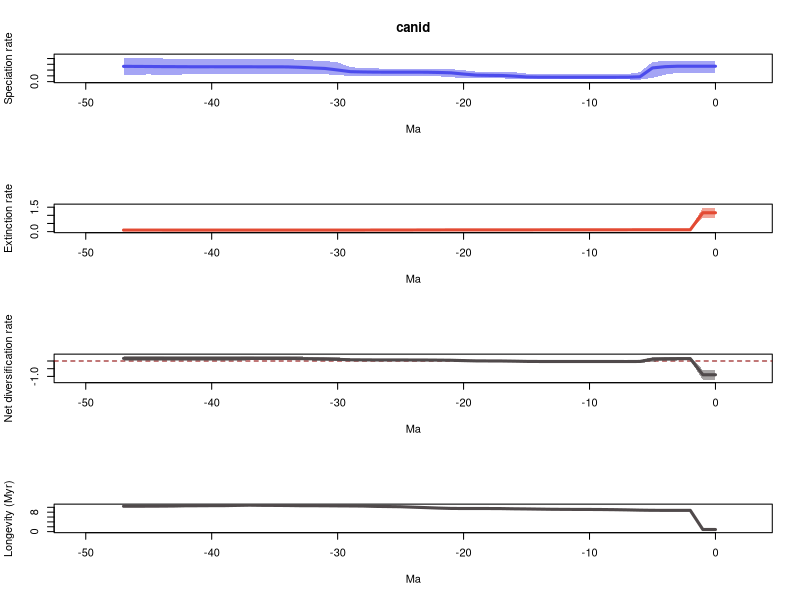

Source code (R):
# 1 files combined:
# 	/home/eeb177-student/Desktop/eeb-177/mehdi-lab/exercise-9/longer-pyrate-run/pyrate_mcmc_logs/canid_occ_1_marginal_rates.log

# 95% HPDs calculated using code from Biopy (https://www.cs.auckland.ac.nz/~yhel002/biopy/)

pdf(file='/home/eeb177-student/Desktop/eeb-177/mehdi-lab/exercise-9/longer-pyrate-run/pyrate_mcmc_logs/canid_occ_1_marginal_rates_RTT.pdf',width=0.6*9, height=16.8)
par(mfrow=c(4,1))
library(scales)
L_hpd_m95=c(0.155642678257, 0.155642678257,0.155642678257,0.152471288639,0.12141128324,0.0662786361717,0.0346041375178,0.0374810134921,0.0374810134921,0.0378411504484,0.0378411504484,0.0378411504484,0.0379025326675,0.0378411504484,0.0374810134921,0.0371833407344,0.049598231666,0.0558509428731,0.0558509428731,0.0540869937758,0.0612083886851,0.0765814261318,0.0918342601183,0.0987619094848,0.09846957804,0.0983551201712,0.09806597397,0.102264912292,0.0983551201712,0.09806597397,0.114376034278,0.127206974727,0.128321306626,0.134520640139,0.134068695672,0.137710672621,0.137067035146,0.137067035146,0.134068695672,0.131699975525,0.131699975525,0.127144249162,0.127775968642,0.116175232261,0.114544706654,0.12580537824,0.114544706654,0.116175232261)
L_hpd_M95=c(0.359169104062, 0.359169104062,0.359169104062,0.358484895741,0.357566199361,0.340137962652,0.163280346968,0.130349824459,0.128566327339,0.127917691763,0.127917691763,0.127917691763,0.127917691763,0.127917691763,0.128566327339,0.139046740978,0.163511040687,0.169715875318,0.171038733778,0.173528075558,0.197875269547,0.216057867252,0.222654857626,0.223334336388,0.223195907638,0.223195907638,0.223195907638,0.228654168047,0.232561546301,0.251255342423,0.333325054885,0.358643563246,0.366266460455,0.380293940104,0.386315209229,0.392814971652,0.392814971652,0.392814971652,0.392814971652,0.394694151996,0.398683501377,0.394694151996,0.398683501377,0.398545854068,0.400663812646,0.416172784648,0.413818900269,0.416172784648)
M_hpd_m95=c(0.864427161521, 0.864427161521,0.0845518706451,0.0845518706451,0.0847929793369,0.0850379763438,0.0845518706451,0.0851135407377,0.0847929793369,0.0858646376641,0.0851135407377,0.0857468083302,0.0850379763438,0.0850379763438,0.0838617050255,0.0816920933448,0.0816920933448,0.0815749532982,0.0814816013714,0.0795800025556,0.0796976867405,0.0778351715596,0.0764969943413,0.0676646425626,0.0618052175128,0.0568109519781,0.0569381480914,0.0567237714443,0.0546525379658,0.0546046932313,0.0547499040074,0.0541024900811,0.0535184308909,0.0521927333049,0.0500170996673,0.0493531864898,0.0482005198486,0.0425911718518,0.0437551359474,0.0386349308849,0.0375137246888,0.0348708517558,0.0338092424403,0.0300707493291,0.027095378864,0.0312287980441,0.0295025493394,0.0295025493394)
M_hpd_M95=c(1.47693509018, 1.47693509018,0.153916784416,0.153916784416,0.153916784416,0.153916784416,0.149997417858,0.14326952638,0.138770912889,0.138770912889,0.137786646322,0.13820600971,0.136324732237,0.135992761895,0.135374488953,0.133361545971,0.133361545971,0.133890989069,0.133890989069,0.131631995544,0.131631995544,0.131055339286,0.134040430632,0.129816211887,0.126449319333,0.123309517881,0.123309517881,0.122810663995,0.122128354164,0.122810663995,0.123309517881,0.123255781182,0.123309517881,0.122632573188,0.122678516664,0.123255781182,0.123309517881,0.123255781182,0.129279095381,0.12974044007,0.130512387559,0.130512387559,0.130512387559,0.132138847429,0.132138847429,0.136934696538,0.135744647578,0.135744647578)
R_hpd_m95=c(-1.21772700296, -1.21772700296,0.037532603763,0.0350031970819,0.00301197753072,-0.047566105409,-0.131842016289,-0.0873853473947,-0.0873853473947,-0.0823275593739,-0.0809081690492,-0.080376760261,-0.080376760261,-0.0805201786992,-0.0805201786992,-0.0720578130431,-0.0674275344438,-0.0588618321022,-0.0566791105979,-0.0589528183925,-0.0503015474057,-0.0275736760424,-0.0201259943743,-0.00665197664713,-0.0067200311323,-0.00127053333948,-0.00207109625783,-0.00163764727427,-0.00513175568764,-0.00680455734911,0.0107373456081,0.0177173215448,0.0324424112886,0.0327550607545,0.0325678115392,0.0325678115392,0.0325678115392,0.0356110150805,0.0241751217689,0.0229234342821,0.0229234342821,0.0224582135,0.0167074434926,0.0186963519792,0.0150980481299,0.0125947569479,0.0125947569479,0.00932838088019)
R_hpd_M95=c(-0.576177142293, -0.576177142293,0.247930945244,0.247930945244,0.247930945244,0.240450777157,0.0528378314267,0.0312305629205,0.0222712937677,0.0223743054029,0.0222712937677,0.0223743054029,0.0216585884936,0.0211720612793,0.0234292434514,0.0439813706653,0.0594430679765,0.0706250582333,0.0746895137736,0.076541922692,0.0997807852904,0.118786511901,0.122140259154,0.129740557483,0.13092998245,0.139727013356,0.140004635298,0.141821275596,0.145406516713,0.15977638083,0.246990809086,0.268665446512,0.287128947989,0.294132332048,0.296674727698,0.302177772355,0.302662702715,0.308633150056,0.308633150056,0.314837138963,0.318237898792,0.318237898792,0.318237898792,0.332429537842,0.332429537842,0.336244675527,0.343537826485,0.343277968517)
L_mean=c(0.266179399304, 0.266179399304,0.266188513138,0.266514187038,0.258789279915,0.23708752634,0.0837300011744,0.0769442091481,0.0764447585446,0.0763354079661,0.0764035146022,0.076420338501,0.0764133331477,0.0765510248433,0.0770260630417,0.0808638653773,0.0957145729587,0.10630402232,0.108775883298,0.112637641579,0.131020778711,0.152214615024,0.158737760078,0.162893699975,0.163536229242,0.163802656081,0.16384363567,0.164445793807,0.167500567356,0.172544640111,0.201368015102,0.227671191425,0.237167844947,0.248090253182,0.255138521197,0.2564021579,0.256329428386,0.25676339263,0.257188326379,0.257154221363,0.257806461774,0.257032428741,0.257890030899,0.259071419373,0.259937965983,0.261792144397,0.26325552401,0.264224554296)
M_mean=c(1.15964947176, 1.15964947176,0.114277794415,0.114286306001,0.1142626208,0.114135723231,0.1132104456,0.111776107394,0.110749563045,0.110035732713,0.109632853061,0.109532530538,0.109218157108,0.108830145054,0.10797453539,0.107147096945,0.106525885269,0.105555428088,0.105258118457,0.105206107469,0.105183242958,0.104771126491,0.103236715456,0.101240157912,0.0994210112344,0.0975888533457,0.0969516024302,0.0963396700439,0.0950361394185,0.0946685613402,0.0944033197434,0.0940290397918,0.093793043007,0.0937020131681,0.0930679195807,0.0927428085254,0.0925213471312,0.0919221935968,0.0926999599835,0.0934885849871,0.0935819850429,0.0938915392981,0.0939853297746,0.0949443281994,0.0953523224299,0.0955734344237,0.0957735944152,0.0957735944152)
R_mean=c(-0.893470072459, -0.893470072459,0.151910718723,0.152227881036,0.144526659115,0.122951803109,-0.0294804444252,-0.0348318982462,-0.0343048045003,-0.0337003247466,-0.033229338459,-0.033112192037,-0.0328048239605,-0.0322791202106,-0.0309484723479,-0.0262832315678,-0.0108113123107,0.000748594231446,0.00351776484137,0.00743153410952,0.0258375357533,0.047443488533,0.0555010446221,0.061653542063,0.0641152180073,0.0662138027356,0.0668920332398,0.0681061237628,0.0724644279372,0.0778760787709,0.106964695359,0.133642151633,0.14337480194,0.154388240014,0.162070601616,0.163659349375,0.163808081254,0.164841199033,0.164488366395,0.163665636376,0.164224476731,0.163140889443,0.163904701125,0.164127091174,0.164585643553,0.166218709973,0.167481929595,0.168450959881)
trans=0.5
age=(0:(48-1))* -1
plot(age,age,type = 'n', ylim = c(0, 0.457790063113), xlim = c(-50.4,2.4), ylab = 'Speciation rate', xlab = 'Ma',main='canid' )
polygon(c(age, rev(age)), c(L_hpd_M95, rev(L_hpd_m95)), col = alpha("#4c4cec",trans), border = NA)
lines(rev(age), rev(L_mean), col = "#4c4cec", lwd=3)
plot(age,age,type = 'n', ylim = c(0, 1.6246285992), xlim = c(-50.4,2.4), ylab = 'Extinction rate', xlab = 'Ma' )
polygon(c(age, rev(age)), c(M_hpd_M95, rev(M_hpd_m95)), col = alpha("#e34a33",trans), border = NA)
lines(rev(age), rev(M_mean), col = "#e34a33", lwd=3)
plot(age,age,type = 'n', ylim = c(-1.33949970325, 0.377891609133), xlim = c(-50.4,2.4), ylab = 'Net diversification rate', xlab = 'Ma' )
abline(h=0,lty=2,col="darkred")
polygon(c(age, rev(age)), c(R_hpd_M95, rev(R_hpd_m95)), col = alpha("#504A4B",trans), border = NA)
lines(rev(age), rev(R_mean), col = "#504A4B", lwd=3)
plot(age,age,type = 'n', ylim = c(0, max(1/M_mean)), xlim = c(-50.4,2.4), ylab = 'Longevity (Myr)', xlab = 'Ma' )
lines(rev(age), rev(1/M_mean), col = "#504A4B", lwd=3)
n <- dev.off()